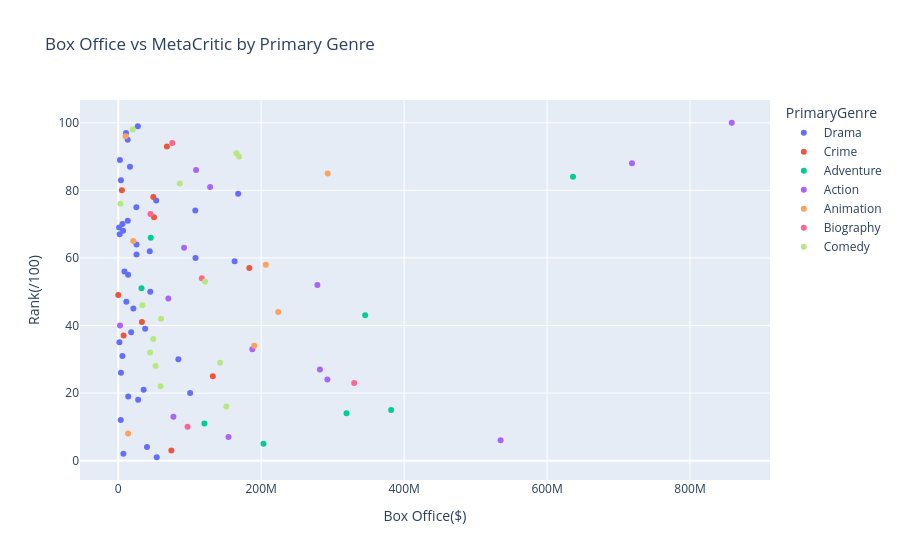

This figure's notebook cell:
### Code cell
#lol I forgot the nyt thingy was literally ranks so lets do one w boxoffice vs that too
# create scatter plot
fig = px.scatter(
    df_enriched,
    x="BoxOffice_clean",
    y="rank",
    color="PrimaryGenre",
    hover_data=["Title", "Genre", "BoxOffice", "Runtime"],
    title="Box Office vs MetaCritic by Primary Genre",
    labels={"BoxOffice_clean": "Box Office($)", "rank": "Rank(/100)"}
)

fig.show()

### Figure 1 — Plotly figure (JSON) as saved in the notebook; plotly's stock layout.template omitted (floating-point values rounded to 4 significant figures; data arrays with more than 128 entries replaced by an {"elided": "..."} marker saying what was removed)
{"data": [{"customdata": {"elided": "39x4 str values"}, "hovertemplate": "PrimaryGenre=Drama<br>Box Office($)=%{x}<br>Rank(/100)=%{y}<br>Title=%{customdata[0]}<br>Genre=%{customdata[1]}<br>BoxOffice=%{customdata[2]}<br>Runtime=%{customdata[3]}<extra></extra>", "legendgroup": "Drama", "marker": {"color": "#636efa", "symbol": "circle"}, "mode": "markers", "name": "Drama", "orientation": "v", "showlegend": true, "type": "scatter", "x": [53850000.0, 7220000.0, 40220000.0, 3511000.0, 27850000.0, 14000000.0, 100500000.0, 35550000.0, 3760000.0, 84110000.0, 5821000.0, 1659000.0, 18100000.0, 37650000.0, 21200000.0, 11330000.0, 44790000.0, 13840000.0, 8659000.0, 162800000.0, 108100000.0, 25540000.0, 44070000.0, 25570000.0, 2007000.0, 6774000.0, 1252000.0, 5904000.0, 13300000.0, 107800000.0, 25350000.0, 53090000.0, 167800000.0, 3767000.0, 16380000.0, 2352000.0, 13240000.0, 10870000.0, 27430000.0], "xaxis": "x", "y": [1, 2, 4, 12, 18, 19, 20, 21, 26, 30, 31, 35, 38, 39, 45, 47, 50, 55, 56, 59, 60, 61, 62, 64, 67, 68, 69, 70, 71, 74, 75, 77, 79, 83, 87, 89, 95, 97, 99], "yaxis": "y"}, {"customdata": [["No Country for Old Men", "Crime, Drama, Thriller", "$74,283,625", "122 min"], ["The Departed", "Crime, Drama, Thriller", "$132,399,394", "151 min"], ["City of God", "Crime, Drama", "$7,564,459", "130 min"], ["Zodiac", "Crime, Drama, Mystery", "$33,080,084", "157 min"], ["Memories of Murder", "Crime, Drama, Mystery", "$15,357", "132 min"], ["Ocean's Eleven", "Crime, Thriller", "$183,417,150", "116 min"], ["Uncut Gems", "Crime, Drama, Thriller", "$50,023,780", "135 min"], ["Michael Clayton", "Crime, Drama, Mystery", "$49,033,882", "119 min"], ["Anatomy of a Fall", "Crime, Drama, Thriller", "$5,076,369", "151 min"], ["Killers of the Flower Moon", "Crime, Drama, History", "$68,035,488", "206 min"]], "hovertemplate": "PrimaryGenre=Crime<br>Box Office($)=%{x}<br>Rank(/100)=%{y}<br>Title=%{customdata[0]}<br>Genre=%{customdata[1]}<br>BoxOffice=%{customdata[2]}<br>Runtime=%{customdata[3]}<extra></extra>", "legendgroup": "Crime", "marker": {"color": "#EF553B", "symbol": "circle"}, "mode": "markers", "name": "Crime", "orientation": "v", "showlegend": true, "type": "scatter", "x": [74280000.0, 132400000.0, 7564000.0, 33080000.0, 15360.0, 183400000.0, 50020000.0, 49030000.0, 5076000.0, 68040000.0], "xaxis": "x", "y": [3, 25, 37, 41, 49, 57, 72, 78, 80, 93], "yaxis": "y"}, {"customdata": [["Interstellar", "Adventure, Drama, Sci-Fi", "$203,227,580", "169 min"], ["Inglourious Basterds", "Adventure, Drama, War", "$120,540,719", "153 min"], ["The Lord of the Rings: The Fellowship of the Ring", "Adventure, Drama, Fantasy", "$319,372,078", "178 min"], ["The Lord of the Rings: The Return of the King", "Adventure, Drama, Fantasy", "$381,878,219", "201 min"], ["The Lord of the Rings: The Two Towers", "Adventure, Drama, Fantasy", "$345,518,923", "179 min"], ["Almost Famous", "Adventure, Comedy, Drama", "$32,534,850", "122 min"], ["O Brother, Where Art Thou?", "Adventure, Comedy, Crime", "$45,512,588", "107 min"], ["Barbie", "Adventure, Comedy, Fantasy", "$636,238,421", "114 min"]], "hovertemplate": "PrimaryGenre=Adventure<br>Box Office($)=%{x}<br>Rank(/100)=%{y}<br>Title=%{customdata[0]}<br>Genre=%{customdata[1]}<br>BoxOffice=%{customdata[2]}<br>Runtime=%{customdata[3]}<extra></extra>", "legendgroup": "Adventure", "marker": {"color": "#00cc96", "symbol": "circle"}, "mode": "markers", "name": "Adventure", "orientation": "v", "showlegend": true, "type": "scatter", "x": [203200000.0, 120500000.0, 319400000.0, 381900000.0, 345500000.0, 32530000.0, 45510000.0, 636200000.0], "xaxis": "x", "y": [5, 11, 14, 15, 43, 51, 66, 84], "yaxis": "y"}, {"customdata": [["The Dark Knight", "Action, Crime, Drama", "$534,987,076", "152 min"], ["Mad Max: Fury Road", "Action, Adventure, Sci-Fi", "$154,280,290", "120 min"], ["Everything Everywhere All at Once", "Action, Adventure, Comedy", "$77,191,785", "139 min"], ["Inception", "Action, Adventure, Sci-Fi", "$292,587,330", "148 min"], ["Dune: Part Two", "Action, Adventure, Drama", "$282,144,358", "166 min"], ["Gladiator", "Action, Adventure, Drama", "$187,705,427", "155 min"], ["Oldboy", "Action, Drama, Mystery", "$2,458,200", "120 min"], ["Kill Bill: Vol. 1", "Action, Crime, Thriller", "$70,099,045", "111 min"], ["Sinners", "Action, Drama, Horror", "$278,578,513", "137 min"], ["Blade Runner 2049", "Action, Drama, Mystery", "$92,071,675", "164 min"], ["Crouching Tiger, Hidden Dragon", "Action, Adventure, Drama", "$128,530,421", "120 min"], ["Dune: Part One", "Action, Adventure, Drama", "$108,897,830", "155 min"], ["Top Gun: Maverick", "Action, Drama", "$718,732,821", "130 min"], ["Avengers: Endgame", "Action, Adventure, Sci-Fi", "$858,373,000", "181 min"]], "hovertemplate": "PrimaryGenre=Action<br>Box Office($)=%{x}<br>Rank(/100)=%{y}<br>Title=%{customdata[0]}<br>Genre=%{customdata[1]}<br>BoxOffice=%{customdata[2]}<br>Runtime=%{customdata[3]}<extra></extra>", "legendgroup": "Action", "marker": {"color": "#ab63fa", "symbol": "circle"}, "mode": "markers", "name": "Action", "orientation": "v", "showlegend": true, "type": "scatter", "x": [535000000.0, 154300000.0, 77190000.0, 292600000.0, 282100000.0, 187700000.0, 2458000.0, 70100000.0, 278600000.0, 92070000.0, 128500000.0, 108900000.0, 718700000.0, 858400000.0], "xaxis": "x", "y": [6, 7, 13, 24, 27, 33, 40, 48, 52, 63, 81, 86, 88, 100], "yaxis": "y"}, {"customdata": [["Spirited Away", "Animation, Adventure, Family", "$13,750,644", "124 min"], ["Spider-Man: Into the Spider-Verse", "Animation, Action, Adventure", "$190,241,310", "117 min"], ["WALL·E", "Animation, Adventure, Family", "$223,808,164", "98 min"], ["Ratatouille", "Animation, Adventure, Comedy", "$206,445,654", "111 min"], ["Fantastic Mr. Fox", "Animation, Adventure, Comedy", "$21,002,919", "87 min"], ["Up", "Animation, Adventure, Comedy", "$293,004,164", "96 min"], ["Howl's Moving Castle", "Animation, Adventure, Family", "$10,352,604", "119 min"]], "hovertemplate": "PrimaryGenre=Animation<br>Box Office($)=%{x}<br>Rank(/100)=%{y}<br>Title=%{customdata[0]}<br>Genre=%{customdata[1]}<br>BoxOffice=%{customdata[2]}<br>Runtime=%{customdata[3]}<extra></extra>", "legendgroup": "Animation", "marker": {"color": "#FFA15A", "symbol": "circle"}, "mode": "markers", "name": "Animation", "orientation": "v", "showlegend": true, "type": "scatter", "x": [13750000.0, 190200000.0, 223800000.0, 206400000.0, 21000000.0, 293000000.0, 10350000.0], "xaxis": "x", "y": [8, 34, 44, 58, 65, 85, 96], "yaxis": "y"}, {"customdata": [["The Social Network", "Biography, Drama", "$96,962,694", "120 min"], ["Oppenheimer", "Biography, Drama, History", "$330,078,895", "180 min"], ["The Wolf of Wall Street", "Biography, Comedy, Crime", "$116,900,694", "180 min"], ["Spotlight", "Biography, Crime, Drama", "$45,055,776", "129 min"], ["Moneyball", "Biography, Drama, Sport", "$75,605,492", "133 min"]], "hovertemplate": "PrimaryGenre=Biography<br>Box Office($)=%{x}<br>Rank(/100)=%{y}<br>Title=%{customdata[0]}<br>Genre=%{customdata[1]}<br>BoxOffice=%{customdata[2]}<br>Runtime=%{customdata[3]}<extra></extra>", "legendgroup": "Biography", "marker": {"color": "#FF6692", "symbol": "circle"}, "mode": "markers", "name": "Biography", "orientation": "v", "showlegend": true, "type": "scatter", "x": [96960000.0, 330100000.0, 116900000.0, 45060000.0, 75610000.0], "xaxis": "x", "y": [10, 23, 54, 73, 94], "yaxis": "y"}, {"customdata": [["La La Land", "Comedy, Drama, Music", "$151,101,803", "128 min"], ["The Grand Budapest Hotel", "Comedy, Drama", "$59,301,324", "99 min"], ["The Royal Tenenbaums", "Comedy, Drama", "$52,364,010", "110 min"], ["Once Upon a Time... in Hollywood", "Comedy, Drama", "$142,502,728", "161 min"], ["Lost in Translation", "Comedy, Drama", "$44,585,453", "102 min"], ["Lady Bird", "Comedy, Drama", "$48,958,273", "94 min"], ["Little Miss Sunshine", "Comedy, Drama", "$59,891,098", "101 min"], ["Amélie", "Comedy, Romance", "$33,712,444", "122 min"], ["Superbad", "Comedy", "$121,463,226", "113 min"], ["The Worst Person in the World", "Comedy, Drama, Romance", "$3,034,775", "128 min"], ["Mean Girls", "Comedy", "$86,058,055", "97 min"], ["Bridesmaids", "Comedy", "$169,106,725", "125 min"], ["Knives Out", "Comedy, Crime, Drama", "$165,363,234", "130 min"], ["The Holdovers", "Comedy, Drama", "$20,355,375", "133 min"]], "hovertemplate": "PrimaryGenre=Comedy<br>Box Office($)=%{x}<br>Rank(/100)=%{y}<br>Title=%{customdata[0]}<br>Genre=%{customdata[1]}<br>BoxOffice=%{customdata[2]}<br>Runtime=%{customdata[3]}<extra></extra>", "legendgroup": "Comedy", "marker": {"color": "#B6E880", "symbol": "circle"}, "mode": "markers", "name": "Comedy", "orientation": "v", "showlegend": true, "type": "scatter", "x": [151100000.0, 59300000.0, 52360000.0, 142500000.0, 44590000.0, 48960000.0, 59890000.0, 33710000.0, 121500000.0, 3035000.0, 86060000.0, 169100000.0, 165400000.0, 20360000.0], "xaxis": "x", "y": [16, 22, 28, 29, 32, 36, 42, 46, 53, 76, 82, 90, 91, 98], "yaxis": "y"}], "layout": {"legend": {"title": {"text": "PrimaryGenre"}, "tracegroupgap": 0}, "title": {"text": "Box Office vs MetaCritic by Primary Genre"}, "xaxis": {"anchor": "y", "domain": [0, 1], "title": {"text": "Box Office($)"}}, "yaxis": {"anchor": "x", "domain": [0, 1], "title": {"text": "Rank(/100)"}}}}
